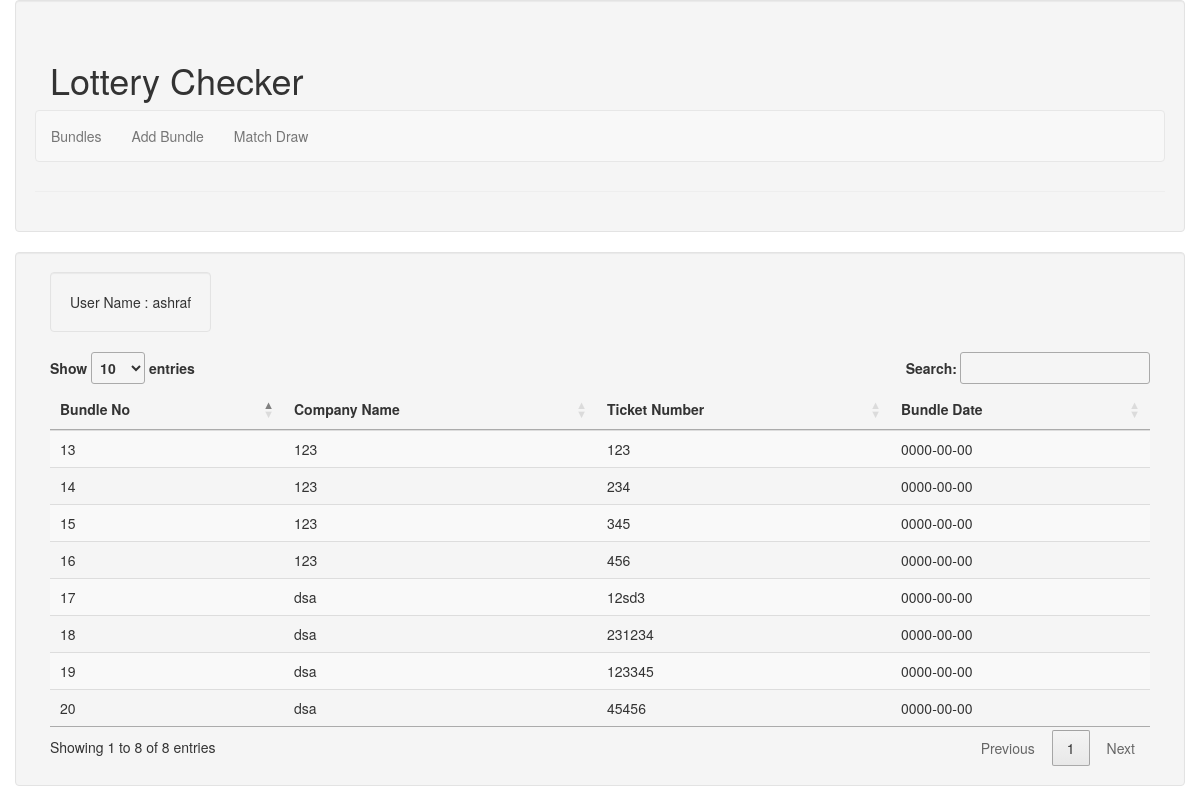
The app's page /LotteryChecker-master/public/bund.php (signed in) with its own data.
### tables this page shows
CREATE TABLE IF NOT EXISTS `user` (
  `u_id` int(11) NOT NULL AUTO_INCREMENT,
  `u_name` text NOT NULL,
  `u_fullname` text NOT NULL,
  `u_password` text NOT NULL,
  `u_email` varchar(50) NOT NULL,
  PRIMARY KEY (`u_id`)
);

CREATE TABLE IF NOT EXISTS `bundle` (
  `u_id` int(10) NOT NULL,
  `b_date` date NOT NULL,
  `b_no` int(30) NOT NULL AUTO_INCREMENT,
  `b_tickNum` text NOT NULL,
  `b_comName` text NOT NULL,
  PRIMARY KEY (`b_no`)
);

### LotteryChecker-master/includes/functions.php (called while the page is built, shortened)
<?php
function runQuery($connection,$query)
{
	$result=mysqli_query($connection,$query);
	if ($result)
	{
		return $result;
	}
	else
	{
		die ("Database Query Failed");
	}
}
?>

### LotteryChecker-master/public/bund.php (the view, shortened to what this page needs)
<?php
	require_once("../includes/functions.php");
	require_once("../includes/header.php");
	require_once("../includes/menu.php");
	$connection=connectDb();
	$u_id=$_SESSION["u_id"];
	$query="SELECT u_name FROM `user` WHERE user.u_id='$u_id'";
	$result=runQuery($connection, $query);
	$row=mysqli_fetch_assoc($result);
	$u_name=$row['u_name'];
?>
<div class="well container">
	<div class="container">
		<p class="btn well">User Name : <?php echo "$u_name";?></p>
	</div>
	<div class="col-md-12 content">
		<div>
			<form class="form-inline" method="post"  >
				<table  id="example" class="table table-striped">
					<thead>
						<tr>
							<th>Bundle No</th>
							<th>Company Name</th>
							<th>Ticket Number</th>
							<th>Bundle Date</th>
						</tr>
					</thead>
			<tbody>
	<?php
	$query="SELECT * FROM `bundle` where bundle.u_id='$u_id'";
	$result=mysqli_query($connection, $query);
	while($row=mysqli_fetch_assoc($result))
	{
	?>
			<tr>
				<form action="" method="POST">
					<td><?php echo $row['b_no']?></td>
					<td><?php echo $row['b_comName']?></td>
					<td><?php echo $row['b_tickNum']?></td>
					<td><?php echo $row['b_date']?></td>
			</tr>
				</form>
	<?php
	}
	?>
	 	</div>
	</div>
</div>
<?php
	require_once("../includes/footer.php");
?>

### records on screen
user: u_name "ashraf"
bundle: b_no "13", b_comName "123", b_tickNum "123", b_date "0000-00-00"
bundle: b_no "14", b_comName "123", b_tickNum "234", b_date "0000-00-00"
bundle: b_no "15", b_comName "123", b_tickNum "345", b_date "0000-00-00"
bundle: b_no "16", b_comName "123", b_tickNum "456", b_date "0000-00-00"
bundle: b_no "17", b_comName "dsa", b_tickNum "12sd3", b_date "0000-00-00"
bundle: b_no "18", b_comName "dsa", b_tickNum "231234", b_date "0000-00-00"
bundle: b_no "19", b_comName "dsa", b_tickNum "123345", b_date "0000-00-00"
bundle: b_no "20", b_comName "dsa", b_tickNum "45456", b_date "0000-00-00"
